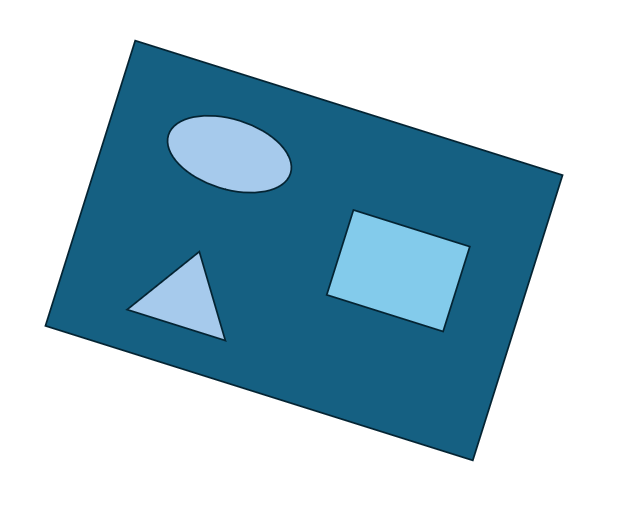
#> input picture robot_LLM_measur_2025/archive/many_shape2.png, 622 x 528 px
$ python 202_1_opencv_test_1.py
#> lines starting #> are read from the running program, lines starting #| are printed output that depends on the picture; after the words box and inside, x2 and y2 are one past the last pixel; in counts of white or black regions, pixels touching at a corner belong together
import cv2
import numpy as np

image_np = cv2.imread("many_shape2.png")
#> image_np is the input picture: shape (528, 622, 3); mean B, G, R 209.2, 195.5, 166.5

gray = cv2.cvtColor(image_np, cv2.COLOR_BGR2GRAY)
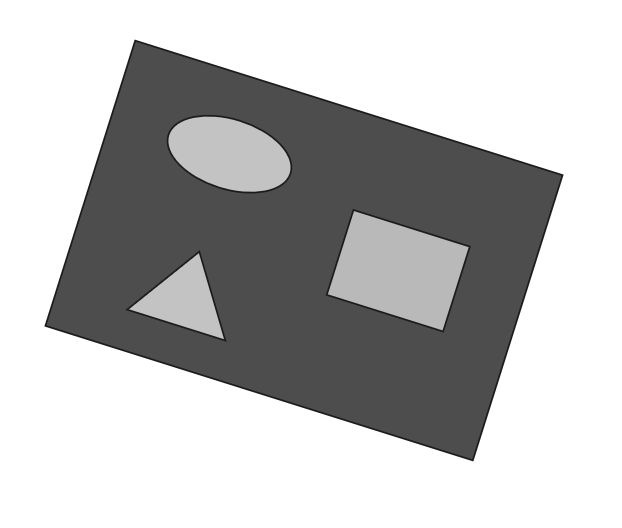
#> gray: shape (528, 622); min 28, max 255, mean 188.2

# 이진화: 배경과 도형을 분리. 이미지에 따라 임계값 조정이 필요할 수 있습니다.
# many_shape.png와 같이 흰색 도형이 어두운 배경에 있는 경우 THRESH_BINARY_INV 사용
_, thresh = cv2.threshold(gray, 200, 255, cv2.THRESH_BINARY_INV)
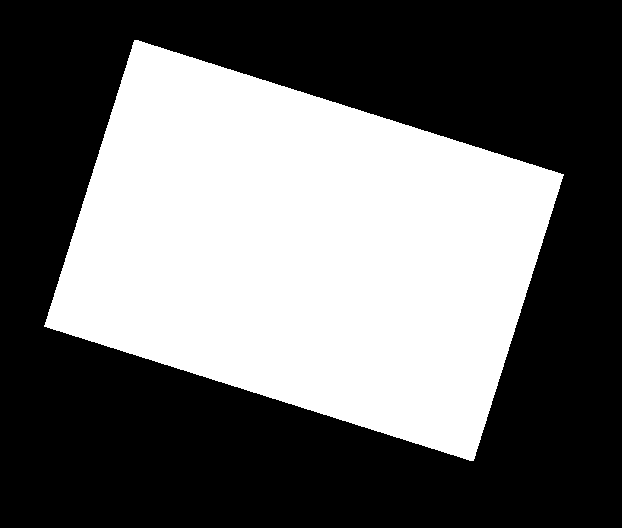
#> thresh: shape (528, 622); 41.3% white; 1 white region
cv2.imshow('thresh', thresh)
contours, hierarchy = cv2.findContours(thresh, cv2.RETR_TREE, cv2.CHAIN_APPROX_SIMPLE)
#> contours = 1 contour; box (x1, y1, x2, y2) and area: (44, 40, 564, 461) 134936

shapes_data = []

# 이미지의 전체 너비와 높이
img_height, img_width = image_np.shape[:2]
#> img_height = 528; img_width = 622

# 부모 윤곽선 정보 (가장 큰 윤곽선이 바깥 도형이라고 가정)
largest_contour_area = 0
largest_contour_idx = -1
if contours:
    for i, cnt in enumerate(contours):
        area = cv2.contourArea(cnt)
        # hierarchy[0][i][3] == -1 은 부모가 없음을 의미 (최상위 윤곽선)
        if hierarchy[0][i][3] == -1 and area > largest_contour_area:
            largest_contour_area = area
            largest_contour_idx = i
#> this loop made 1 pass
#> (area, largest_contour_area, largest_contour_idx) on pass 1: (134936, 134936, 0)
#> after the loop, largest_contour_area = 134936; largest_contour_idx = 0

for i, contour in enumerate(contours):
    area = cv2.contourArea(contour)

    # 노이즈 필터링 또는 너무 작은 도형 제외
    if area < 100: # 최소 면적 임계값, 필요에 따라 조정
        continue

    x, y, w, h = cv2.boundingRect(contour)

    # 도형 타입 추정 (간단화)
    shape_type = "unknown"
    aspect_ratio = float(w) / h
    if 0.85 <= aspect_ratio <= 1.15: # 거의 정사각형/정원
        # 둘레와 면적을 이용한 원형 판별
        if area > 0: # 0으로 나누는 것 방지
            circularity = (4 * np.pi * area) / (cv2.arcLength(contour, True)**2)
            if circularity > 0.7: # 원에 가까운 도형
                shape_type = "circle"
            else:
                shape_type = "square"
        else: # 면적이 0인 경우 (예외 처리)
            shape_type = "square" if abs(w-h) < max(w,h)*0.1 else "rectangle" # 가로세로 길이로만 판단
    elif aspect_ratio < 0.85 or aspect_ratio > 1.15: # 직사각형 또는 타원
        shape_type = "oval" if cv2.isContourConvex(contour) and cv2.arcLength(contour, True) > (w+h)*1.5 else "rectangle" # 대략적인 판단
        # cv2.isContourConvex(contour)로 볼록성 판단 후, 둘레와 사각형 둘레 비교 등으로 더 정밀하게 할 수 있음.

    center_x = x + w // 2
    center_y = y + h // 2

    # 이미지 전체 크기 대비 상대적 중심 좌표
    relative_center_x = center_x / img_width
    relative_center_y = center_y / img_height

    # 부모-자식 관계를 통해 큰 도형과 작은 도형 구분
    if i == largest_contour_idx: # 가장 큰 최상위 윤곽선이 메인 컨테이너
        role = "main_container"
    elif hierarchy[0][i][3] != -1: # 부모가 있는 윤곽선 = 내부 도형
        role = "inner_shape"
    else: # 그 외의 최상위 윤곽선 (만약 큰 도형이 여러 개라면)
        role = "outer_shape" # 또는 다른 분류

    shapes_data.append({
        "id": len(shapes_data) + 1, # 단순 ID 부여
        "type": shape_type,
        "role": role,
        "bounding_box_pixel": {"x": x, "y": y, "width": w, "height": h},
        "center_coordinates_pixel": {"x": center_x, "y": center_y},
        "center_coordinates_relative": {"x": round(relative_center_x, 4), "y": round(relative_center_y, 4)},
        "area_pixels": round(area, 2)
    })
#> this loop made 1 pass
#> (area, x, y, w, h, shape_type, aspect_ratio, center_x) on pass 1: (134936, 44, 40, 520, 421, 'rectangle', 1.24, 304)
#> after the loop, shapes_data = 1 item

for shape in shapes_data:
    data = shape["bounding_box_pixel"]
    x = data['x']
    y = data['y']
    w = data['width']
    h = data['height']
    print(x, y, w, h)
    cv2.rectangle(image_np, (x, y), (x+w, y+h), (0, 0, 255), 2)
#> this loop made 1 pass
#> (x, y, w, h) on pass 1: (44, 40, 520, 421)
#| 44 40 520 421
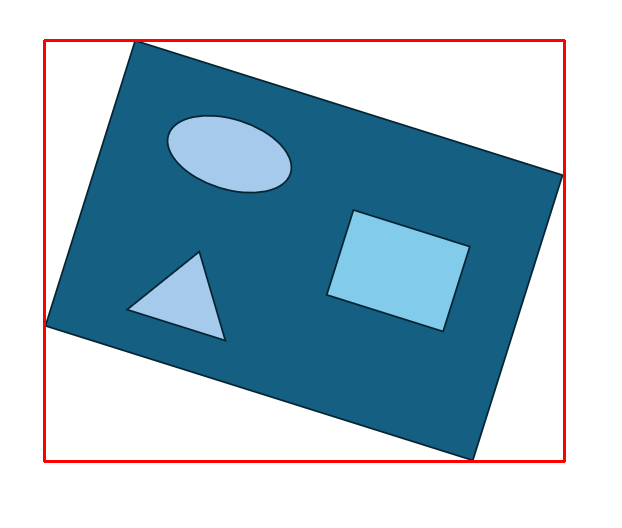
#> image_np: shape (528, 622, 3); 1.72% of pixels changed, all inside (x1, y1, x2, y2) = (43, 39, 566, 463)
cv2.imshow('win', image_np)
cv2.waitKey(0)
cv2.destroyAllWindows()

$ run again, with robot_LLM_measur_2025/archive/many_shape.png copied over robot_LLM_measur_2025/archive/many_shape2.png
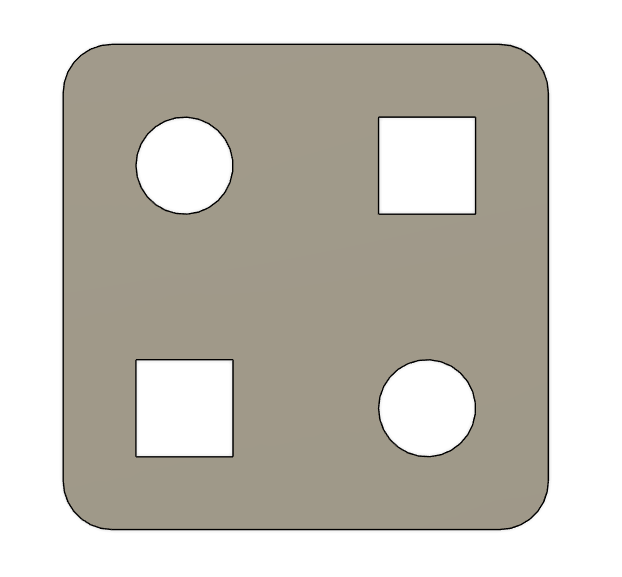
#> input picture robot_LLM_measur_2025/archive/many_shape.png, 622 x 577 px
#> image_np is the input picture: shape (577, 622, 3); mean B, G, R 186.9, 195.6, 199.3
#> `_, thresh = cv2.threshold(gray, 200, 255, cv2.THRESH_BINARY_INV)`:
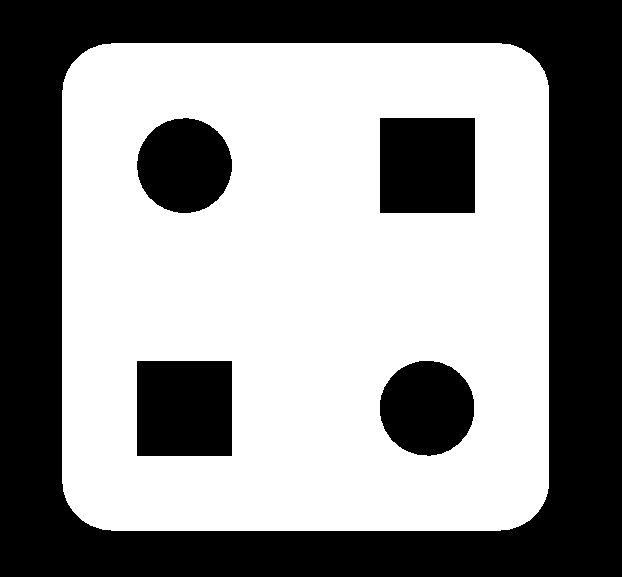
#> thresh: shape (577, 622); 56.6% white; 5 black regions
#> contours = 5 contours; box (x1, y1, x2, y2) and area: (62, 43, 549, 531) 234501, (136, 360, 233, 457) 9214, (379, 117, 476, 214) 9214, (136, 117, 233, 214) 7170, (379, 360, 475, 457) 7168
#> the loop `for i, cnt in enumerate(contours):` made 5 passes
#> (area, largest_contour_area, largest_contour_idx) on pass 1: (234501, 234501, 0)
#> after the loop `for i, cnt in enumerate(contours):`: largest_contour_area = 234501; largest_contour_idx = 0
#> the loop `for i, contour in enumerate(contours):` made 5 passes
#> (area, x, y, w, h, aspect_ratio, circularity, center_x) on passes 1 to 5: (234501, 62, 43, 487, 488, 0.998, 0.837, 305), (7167.5, 379, 360, 96, 97, 0.99, 0.896, 427), (9214, 136, 360, 97, 97, 1, 0.795, 184), (9214, 379, 117, 97, 97, 1, 0.795, 427), (7170.5, 136, 117, 97, 97, 1, 0.892, 184)
#> after the loop `for i, contour in enumerate(contours):`: shapes_data = 5 items
#> the loop `for shape in shapes_data:` made 5 passes
#> (x, y, w, h) on passes 1 to 5: (62, 43, 487, 488), (379, 360, 96, 97), (136, 360, 97, 97), (379, 117, 97, 97), (136, 117, 97, 97)
#> (printed output is left out)
#> after the loop `for shape in shapes_data:`:
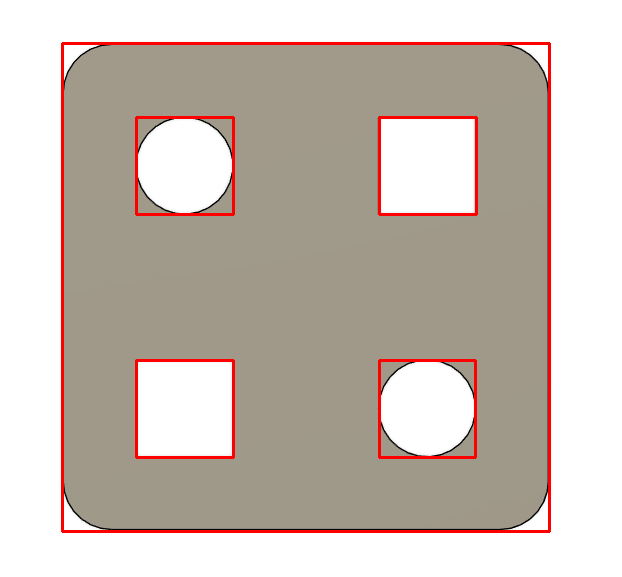
#> image_np: shape (577, 622, 3); 2.92% of pixels changed, all inside (x1, y1, x2, y2) = (61, 42, 551, 533)
